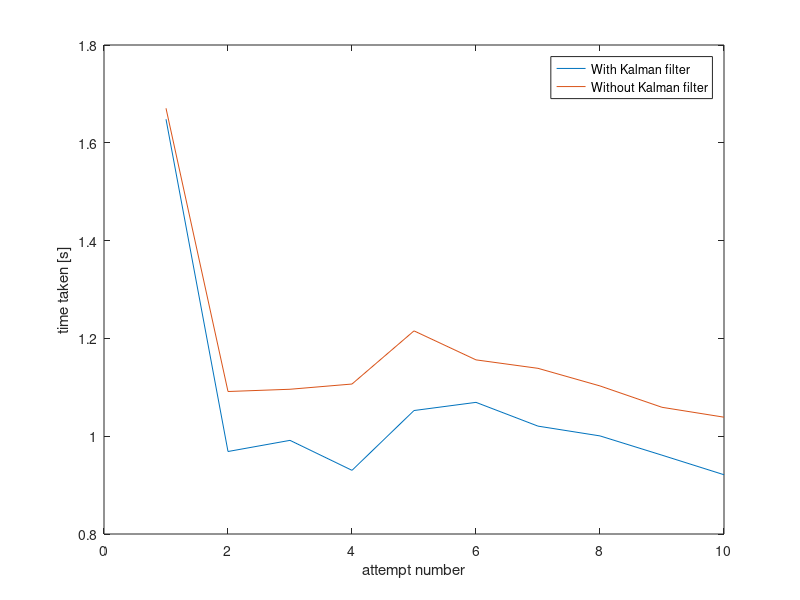

MATLAB code to generate this figure:
times1 =  [  1.6482    0.9687    0.9915    0.9302    1.0525    1.0692    1.0206    1.0006    0.9612    0.9212];
times2 = [1.6706    1.0914    1.0960    1.1067    1.2154    1.1561    1.1388 1.1028    1.0591    1.0389];
plot([1:10],times1, [1:10], times2)
xlabel("attempt number")
ylabel("time taken [s]")


legend('With Kalman filter','Without Kalman filter')